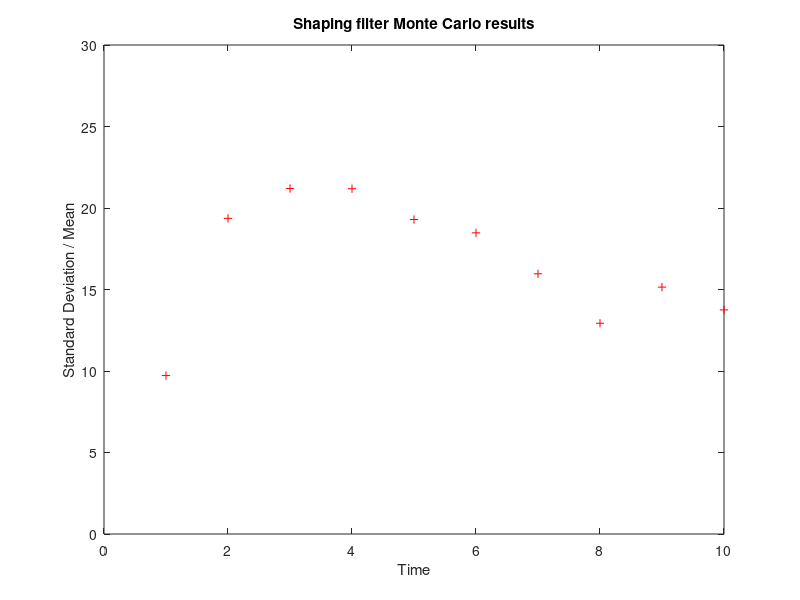

This chart was generated by the following MATLAB code:
% Preallocation
clear
Z=zeros(1,1000);
TF=zeros(1,10);
I=zeros(1,100);
ArrayTF=zeros(1,10);
ArraySIGMA=zeros(1,10);
ArrayXMEAN=zeros(1,10);
count=0;
VC=4000;
XNT=96.6;
VM=3000;
XNP=3;
TAU=1;
RUN=50
for TF=1:10
	Z1=0;
	for I=1:RUN
		SUM=rand(1);
		TSTART=TF*SUM;
		PZ=rand(1);
		PZ=PZ-.5;
		if PZ > 0
			COEF=1;
		else
			COEF=-1;
		end;
      	Y=0;
      	YD=0;
      	T=0;
      	H=.01;
      	S=0;
      	XNC=0;
      	XNL=0;
      	while T<=(TF - 1e-5)
         	if T < TSTART 
            	XNT=0;
         	else
            	XNT=COEF*96.6;
         	end;	
        	YOLD=Y;
        	YDOLD=YD;
        	XNLOLD=XNL;
        	STEP=1;
        	FLAG=0;
        	while STEP <=1
           	if FLAG==1
              	Y=Y+H*YD;
              	YD=YD+H*YDD;
              	XNL=XNL+H*XNLD;
              	T=T+H;
              	STEP=2;
           end
           TGO=TF-T+.00001;
           RTM=VC*TGO;
           XLAMD=(RTM*YD+Y*VC)/(RTM^2);
           XNC=XNP*VC*XLAMD;
           XNLD=(XNC-XNL)/TAU;
           YDD=XNT-XNL;
           FLAG=1;
        end;
        FLAG=0;
        Y=.5*(YOLD+Y+H*YD);
        YD=.5*(YDOLD+YD+H*YDD);
        XNL=.5*(XNLOLD+XNL+H*XNLD);
        S=S+H;
     end;
     Z(I)=Y;
     Z1=Z(I)+Z1;
     XMEAN=Z1/I;
	end;
   	SIGMA=0;
   	Z1=0;
   	for I=1:RUN
      	Z1=(Z(I)-XMEAN)^2+Z1;
      	if I==1 
         	SIGMA=0;
      	else
         	SIGMA=sqrt(Z1/(I-1));
      	end
   	end;
   	count=count+1;
   	ArrayTF(count)=TF;
   	ArraySIGMA(count)=SIGMA;
   	ArrayXMEAN(count)=XMEAN;
end; 
figure
plot(ArrayTF,ArraySIGMA,'r+') 
title('Shaping filter Monte Carlo results')
xlabel('Time')
ylabel('Standard Deviation / Mean')
axis([00,10,00,30])
clc
output=[ArrayTF',ArraySIGMA',ArrayXMEAN'];
save datfil.txt output  -ascii
disp 'simulation finished'
